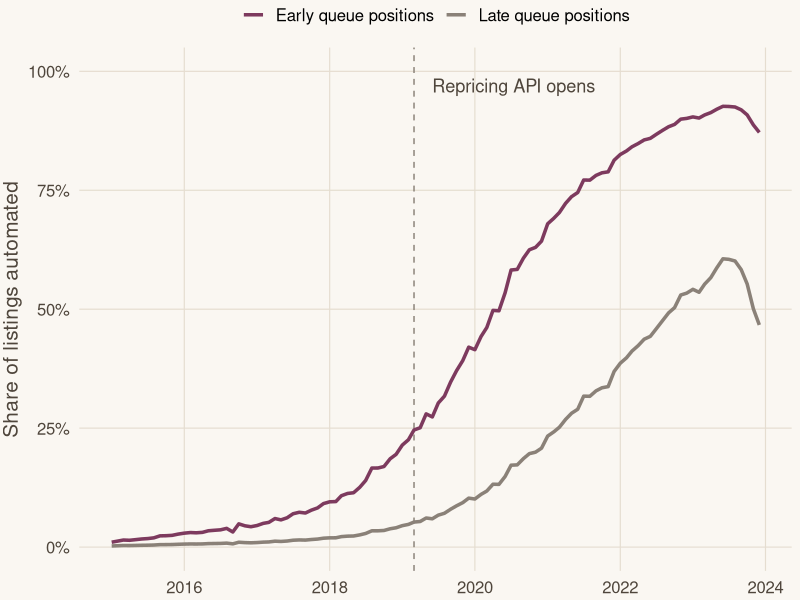
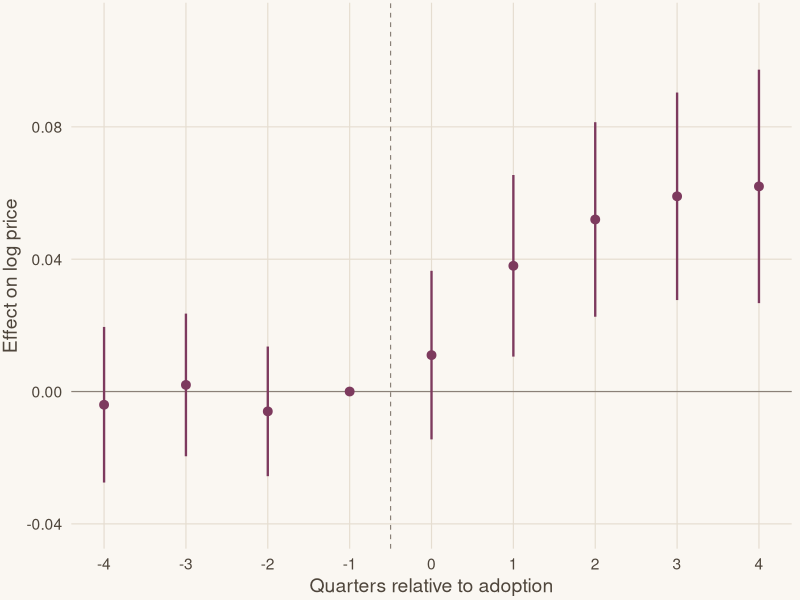

Write R code to recreate these figures, in order.
## ---- chunk 1
#| include: false
library(ggplot2)

# Figure palette, matched to the starter theme's paper ground and plum
# accent. If you restyle the slide theme, restyle this with it so the figures
# sit on the same ground as the slides.
col_main <- "#7d3a5e"
col_soft <- "#8a8178"
col_text <- "#4f463c"
col_bg   <- "#faf7f2"

talk_theme <- function(base_size = 15) {
  theme_minimal(base_size = base_size) +
    theme(
      panel.grid.minor = element_blank(),
      panel.grid.major = element_line(colour = "#e5ddd0", linewidth = 0.4),
      axis.title = element_text(colour = col_text),
      axis.text = element_text(colour = col_text),
      legend.position = "top",
      legend.title = element_blank(),
      legend.margin = margin(0, 0, 0, 0),
      plot.margin = margin(2, 6, 2, 2),
      plot.background = element_rect(fill = col_bg, colour = NA)
    )
}
knitr::opts_chunk$set(dev.args = list(bg = "#faf7f2"))
## ---- chunk 2
#| label: fig-adoption-curves
#| fig-cap: "Adoption of the repricing API, by queue position"
#| fig-width: 8
#| fig-height: 4.2
base <- subset(economics, date >= as.Date("2000-01-01") & date <= as.Date("2008-12-01"))
n <- nrow(base)
z <- as.numeric(scale(log(base$pce)))

adoption <- data.frame(
  date  = rep(seq(as.Date("2015-01-01"), by = "month", length.out = n), 2),
  share = c(plogis(2.2 * z - 0.8), plogis(2.0 * z - 2.6)),
  grp   = factor(rep(c("Early queue positions", "Late queue positions"), each = n),
                 levels = c("Early queue positions", "Late queue positions"))
)

ggplot(adoption, aes(date, share, colour = grp)) +
  geom_vline(xintercept = as.Date("2019-03-01"), linetype = "dashed",
             colour = col_soft, linewidth = 0.5) +
  geom_line(linewidth = 1.2) +
  annotate("text", x = as.Date("2019-06-01"), y = 0.97, hjust = 0, size = 4.6,
           colour = col_text, label = "Repricing API opens") +
  scale_colour_manual(values = c(col_main, col_soft)) +
  scale_y_continuous(limits = c(0, 1), labels = scales::label_percent(accuracy = 1)) +
  scale_x_date(date_breaks = "2 years", date_labels = "%Y") +
  labs(x = NULL, y = "Share of listings automated") +
  talk_theme(15)
## ---- chunk 3
#| label: event-study
#| fig-width: 5.4
#| fig-height: 4.0
es <- data.frame(
  k  = -4:4,
  b  = c(-0.004, 0.002, -0.006, 0, 0.011, 0.038, 0.052, 0.059, 0.062),
  se = c( 0.012, 0.011,  0.010, 0, 0.013, 0.014, 0.015, 0.016, 0.018)
)

ggplot(es, aes(k, b)) +
  geom_hline(yintercept = 0, colour = col_soft, linewidth = 0.4) +
  geom_vline(xintercept = -0.5, linetype = "dashed", colour = col_soft, linewidth = 0.4) +
  geom_pointrange(aes(ymin = b - 1.96 * se, ymax = b + 1.96 * se),
                  colour = col_main, linewidth = 0.8, size = 0.5) +
  scale_x_continuous(breaks = -4:4) +
  scale_y_continuous(limits = c(-0.04, 0.11)) +
  labs(x = "Quarters relative to adoption", y = "Effect on log price") +
  talk_theme(14)
